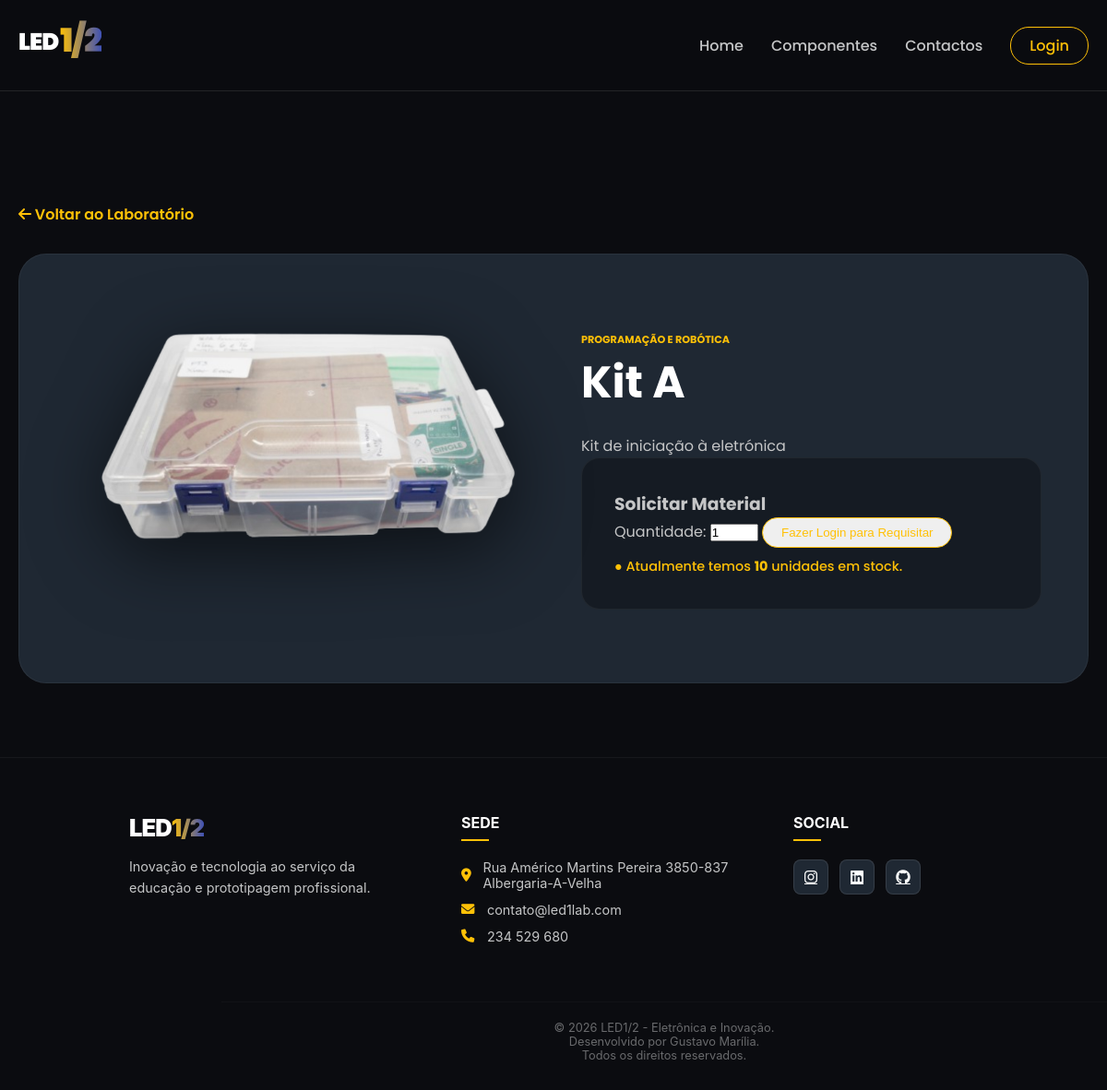
Page /pages/detalhes.php?id=6 on the committed database.
### tables this page shows
CREATE TABLE `menu` (
  `ID_menu` int(11) NOT NULL,
  `nome_menu` varchar(50) NOT NULL,
  `tipo_menu` varchar(50) NOT NULL,
  `ordem_menu` int(11) NOT NULL,
  `link_menu` text NOT NULL
);

CREATE TABLE `produtos` (
  `ID_produto` int(11) NOT NULL,
  `nome_produto` varchar(50) NOT NULL,
  `descricao_produto` text DEFAULT NULL,
  `imagem_produto` text NOT NULL,
  `quantidade` int(11) DEFAULT 0,
  `tipo_led` varchar(20) DEFAULT NULL,
  `categoria` varchar(50) DEFAULT NULL
);

CREATE TABLE `footer` (
  `id` int(11) NOT NULL,
  `texto_copyright` varchar(255) NOT NULL,
  `email` varchar(150) DEFAULT NULL,
  `telefone` varchar(50) DEFAULT NULL,
  `morada` varchar(255) DEFAULT NULL,
  `instagram` varchar(255) DEFAULT NULL,
  `linkedin` varchar(255) DEFAULT NULL,
  `github` varchar(255) DEFAULT NULL
);

### pages/detalhes.php (the view, shortened to what this page needs)
<?php
require_once __DIR__ . '/../backend/config/db.php';
$id = isset($_GET['id']) ? intval($_GET['id']) : 0;
$produto = null;
if ($id > 0) {
    try {
        $stmt = $pdo->prepare("SELECT * FROM produtos WHERE ID_produto = :id");
        $stmt->execute([':id' => $id]);
        $produto = $stmt->fetch(PDO::FETCH_ASSOC);
    } catch (PDOException $e) {
        die("Erro na base de dados: " . $e->getMessage());
    }
}
$stock = $produto['quantidade'];
$img_path = "img/" . basename($produto['imagem_produto']);
?>
<!DOCTYPE html>
<html lang="pt-br">
<head>
    <link rel="stylesheet" href="css/lab.css">
</head>
<body>
    <?php include '../includes/menu.php'; ?>
    <div class="container page-detalhes" style="margin-top: 100px;">
        <a href="lab.php" class="btn-back">
            <i class="fas fa-arrow-left"></i> Voltar ao Laboratório
        </a>
        <div class="detalhes-wrapper">
            <div class="detalhes-img">
                <img src="<?= $img_path; ?>" alt="<?= htmlspecialchars($produto['nome_produto']); ?>">
            </div>
            <div class="detalhes-info">
                <span class="category-tag"><?= htmlspecialchars($produto['categoria']); ?></span>
                <h1><?= htmlspecialchars($produto['nome_produto']); ?></h1>
                <p class="descricao-completa">
                    <?= nl2br(htmlspecialchars($produto['descricao_produto'])); ?>
                </p>
                <div class="requisicao-box">
                    <h3>Solicitar Material</h3>
                    <form id="form-requisicao">
                        <div class="m-action">
                            <label for="qtd">Quantidade:</label>
                            <input type="number" name="qtd" id="qtd" value="1" min="1" max="<?= $stock; ?>"
                                   <?= ($stock <= 0) ? 'disabled' : ''; ?>>
                            <button type="submit" class="btn-nav" <?= ($stock <= 0) ? 'disabled' : ''; ?>>
                                <?= (isset($_SESSION['ID_admin'])) ? ($stock > 0 ? 'Confirmar Requisição' : 'Indisponível') : 'Fazer Login para Requisitar'; ?>
                            </button>
                        </div>
                        <p class="stock-info" style="margin-top: 10px;">
                            <?php if($stock > 0): ?>
                                ● Atualmente temos <strong><?= $stock; ?></strong> unidades em stock.
                            <?php else: ?>
                                <span style="color: #f44336;">● Este material está temporariamente esgotado.</span>
                            <?php endif; ?>
                        </p>
                    </form>
                </div>
            </div>
        </div>
    </div>
    <?php include_once __DIR__ . '/../includes/footer.php'; ?>
</body>
</html>

### includes/menu.php (shortened to what this page needs)
<?php
require_once __DIR__ . '/../backend/config/db.php';
try {
    $pdo = new PDO("mysql:host=$host;dbname=$dbname;charset=utf8", $user, $pass);
    $pdo->setAttribute(PDO::ATTR_ERRMODE, PDO::ERRMODE_EXCEPTION);
} catch (PDOException $e) {
    die("Erro na ligação: " . $e->getMessage());
}
$stmt = $pdo->prepare("SELECT nome_menu, link_menu FROM menu ORDER BY ordem_menu ASC");
$stmt->execute();
$menuItens = $stmt->fetchAll(PDO::FETCH_ASSOC);
?>
<header id="navbar">
    <div class="container nav-flex">
        <div class="logo">
            <a href="index.php" style="text-decoration: none; display: flex; align-items: center; gap: 10px;">
                <strong class="footer-logo">LED<span class="gradient-num">1/2</span></strong>
            </a>
        </div>
       <nav class="nav-container">
    <ul class="nav-links">
        <?php foreach ($menuItens as $item): ?>
            <li>
                <a href="<?= htmlspecialchars($item['link_menu']) ?>"
                   class="<?= (trim($item['nome_menu']) == 'Requisição') ? 'btn-nav' : '' ?>">
                    <?= htmlspecialchars($item['nome_menu']) ?>
                </a>
            </li>
        <?php endforeach; ?>
        <?php if (isset($_SESSION['ID_admin'])): ?>
            <li>
                <?php if (strtolower($_SESSION['tipo']) === 'admin'): ?>
                    <a href="../admin/dashboard.php" style="color: #FFC107;">
                        <i class="fas fa-user-shield"></i> Painel Admin
                    </a>
                <?php else: ?>
                    <a href="../pages/perfil.php" style="color: #FFC107;">
                        <i class="fas fa-user"></i> Meus Pedidos
                    </a>
                <?php endif; ?>
            </li>
            <li>
                <a href="../pages/logout.php" class="btn-nav" style="border-color: #ff4444; color: #ff4444 !important;">
                    Logout
                </a>
            </li>
        <?php else: ?>
            <li>
                <a href="../pages/login.php" class="btn-nav">
                    Login
                </a>
            </li>
        <?php endif; ?>
    </ul>
</nav>
    </div>
</header>

### includes/footer.php (shortened to what this page needs)
<?php
require_once __DIR__ . '/../backend/config/db.php';
$stmt = $pdo->query("SELECT * FROM footer LIMIT 1");
$footer = $stmt->fetch(PDO::FETCH_ASSOC);
?>
<link rel="stylesheet" href="https://cdnjs.cloudflare.com/ajax/libs/font-awesome/6.0.0/css/all.min.css">
<footer class="main-footer">
    <div class="footer-container">
        <div class="footer-column">
            <strong class="footer-logo">LED<span>1/2</span></strong>
            <p class="footer-text">Inovação e tecnologia ao serviço da educação e prototipagem profissional.</p>
        </div>
        <div class="footer-column">
            <h4>Sede</h4>
            <ul class="footer-list">
                <li><i class="fas fa-map-marker-alt"></i> <?= htmlspecialchars($footer['morada']) ?></li>
                <li><i class="fas fa-envelope"></i> <a href="mailto:<?= htmlspecialchars($footer['email']) ?>"><?= htmlspecialchars($footer['email']) ?></a></li>
                <li><i class="fas fa-phone"></i> <?= htmlspecialchars($footer['telefone']) ?></li>
            </ul>
        </div>
        <div class="footer-column">
            <h4>Social</h4>
            <div class="footer-socials">
                <a href="<?= $footer['instagram'] ?>" target="_blank"><i class="fab fa-instagram"></i></a>
                <a href="<?= $footer['linkedin'] ?>" target="_blank"><i class="fab fa-linkedin"></i></a>
                <a href="<?= $footer['github'] ?>" target="_blank"><i class="fab fa-github"></i></a>
            </div>
        </div>
    </div>
    <div class="footer-bottom">
      &copy; <?= date('Y') ?> LED1/2 - Eletrônica e Inovação. <br> Desenvolvido por Gustavo Marília.
        <br>Todos os direitos reservados.
    </div>
</footer>

### pages/css/lab.css (style rules this page uses)
:root { --bg-dark: #0b0c10; --bg-card: #1f2833; --text-main: #c5c6c7; --text-white: #ffffff; --primary-gold: #FFC107; --primary-blue: #3F51B5; --gradient-logo: linear-gradient(180deg, #FFC107 0%, #3F51B5 100%); --gradient-btn: linear-gradient(90deg, #FFC107, #3F51B5); --shadow-dark: 0 10px 30px rgba(0, 0, 0, 0.5); }
* { margin: 0; padding: 0; box-sizing: border-box; }
html { height: 100%; }
body { display: flex; flex-direction: column; min-height: 100vh; background-image: linear-gradient(rgba(11, 12, 16, 0.8), rgba(11, 12, 16, 0.8)), url('../img/banner.png'); background-size: cover; background-position: center; background-attachment: fixed; background-color: var(--bg-dark); color: var(--text-main); font-family: 'Poppins', sans-serif; overflow-x: hidden; padding-top: 100px; }
.container { width: 100%; max-width: 1250px; margin: 0 auto; padding: 0 20px; flex: 1; }
header { background: rgba(11, 12, 16, 0.95); padding: 15px 0; position: fixed; width: 100%; top: 0; left: 0; z-index: 2000; border-bottom: 1px solid rgba(255, 255, 255, 0.1); backdrop-filter: blur(10px); }
.nav-flex { display: flex; justify-content: space-between; align-items: center; }
.logo { font-size: 1.8rem; font-weight: 900; color: var(--text-white); text-decoration: none; display: flex; align-items: center; }
.gradient-num { background: var(--gradient-logo); -webkit-background-clip: text; -webkit-text-fill-color: transparent; font-size: 2.2rem; margin: 0 2px; }
.nav-links { list-style: none; display: flex; gap: 30px; align-items: center; }
.nav-links li a { color: var(--text-main); text-decoration: none; transition: 0.3s; }
.category-tag { color: var(--primary-gold); font-size: 0.7rem; font-weight: 700; text-transform: uppercase; }
.page-detalhes { padding-top: 20px; padding-bottom: 80px; }
.btn-back { color: var(--primary-gold); text-decoration: none; font-weight: 600; margin-bottom: 30px; display: inline-block; }
.detalhes-wrapper { display: grid; grid-template-columns: 1fr 1fr; gap: 60px; background: var(--bg-card); padding: 50px; border-radius: 30px; border: 1px solid rgba(255, 255, 255, 0.05); align-items: center; }
.detalhes-img img { width: 100%; filter: drop-shadow(0 20px 40px rgba(0, 0, 0, 0.6)); }
.detalhes-info h1 { font-size: 3rem; color: #fff; margin-bottom: 20px; }
.requisicao-box { background: rgba(0, 0, 0, 0.3); padding: 35px; border-radius: 20px; border: 1px solid rgba(255, 255, 255, 0.05); }
.stock-info { color: var(--primary-gold); font-size: 0.9rem; margin-top: 10px; font-weight: 500; display: block; }
.main-footer { margin-top: auto !important; flex-shrink: 0; }

### includes/menu.php (style rules this page uses)
#navbar { background: rgba(11, 12, 16, 0.98); padding: 15px 0; position: fixed; width: 100%; top: 0; z-index: 1001; border-bottom: 1px solid rgba(255, 255, 255, 0.1); font-family: 'Poppins', sans-serif; }
.nav-flex { display: flex; justify-content: space-between; align-items: center; max-width: 1200px; margin: 0 auto; padding: 0 20px; }
.logo, .footer-logo { font-size: 1.8rem; font-weight: 900; color: #fff; letter-spacing: -1px; text-decoration: none; }
.gradient-num { display: inline-block; background: linear-gradient(180deg, #FFC107 0%, #3F51B5 100%); -webkit-background-clip: text; -webkit-text-fill-color: transparent; font-size: 2.2rem; margin: 0 2px; transform: translateY(2px); }
.nav-links { list-style: none; display: flex; gap: 30px; align-items: center; }
.nav-links a { color: #c5c6c7; text-decoration: none; font-weight: 500; transition: 0.3s; }
.btn-nav { border: 1px solid #FFC107; padding: 8px 20px; border-radius: 20px; color: #FFC107 !important; }

### rows in the picture
menu: nome_menu "Home"
menu: nome_menu "Componentes"
menu: nome_menu "Contactos"
produtos: imagem_produto (picture), categoria "PROGRAMAÇÃO E ROBÓTICA", nome_produto "Kit A", descricao_produto "Kit de iniciação à eletrónica", qtd "1", quantidade "10"
footer: morada "Rua Américo Martins Pereira 3850-837 Albergaria-A-Velha", email "contato@led1lab.com", telefone "234 529 680"
